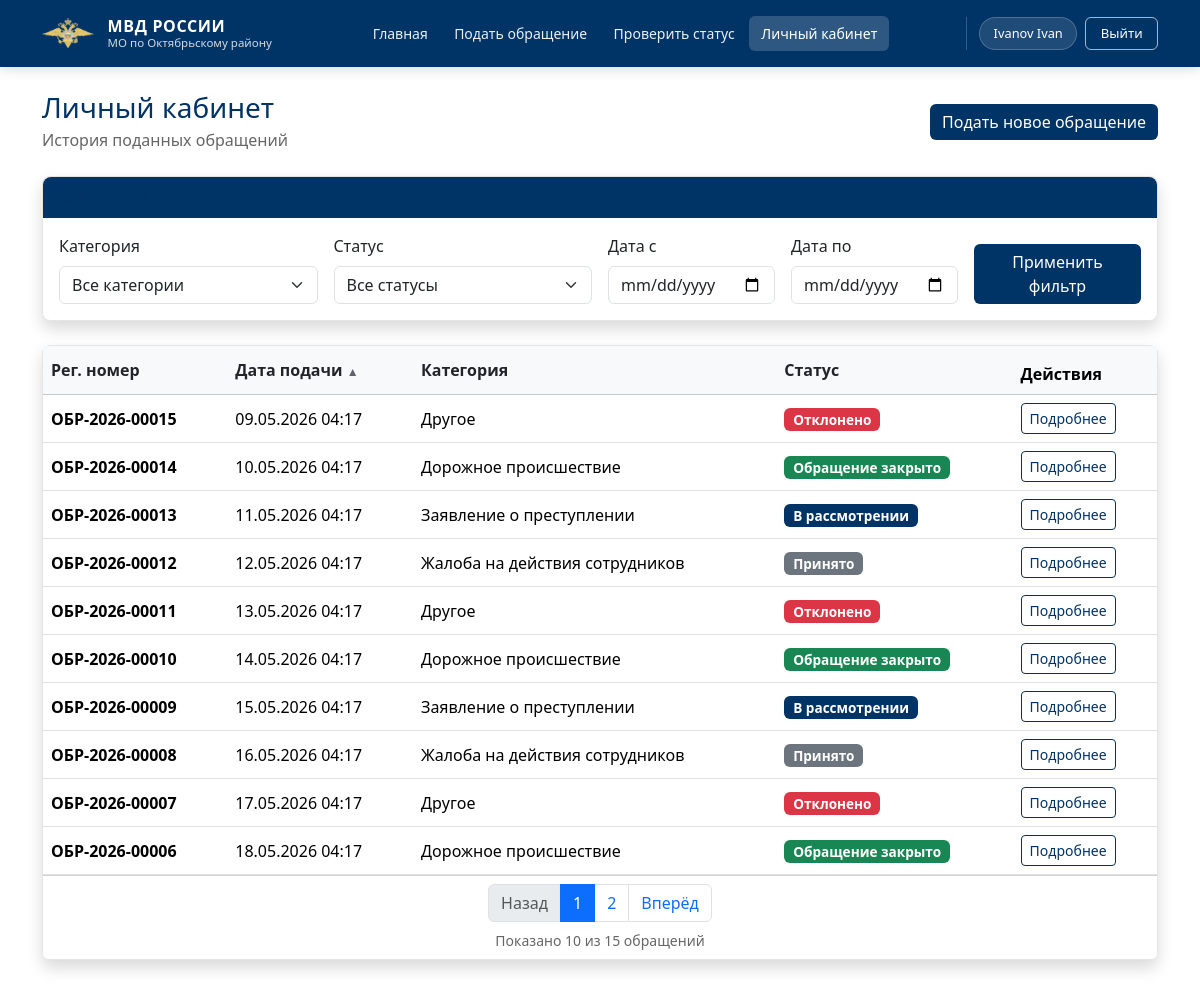
Screenshot of /cabinet?sort=date_submitted&order=asc&page=1 (signed in) with the database file from the repository.
### models.py (models this page shows, shortened)
class User(UserMixin, db.Model):
    id = db.Column(db.Integer, primary_key=True)
    email = db.Column(db.String(120), unique=True, nullable=False)
    password_hash = db.Column(db.String(256), nullable=False)
    last_name = db.Column(db.String(80), nullable=False, default='')
    first_name = db.Column(db.String(80), nullable=False, default='')
    patronymic = db.Column(db.String(80))
    full_name = db.Column(db.String(150))
    phone = db.Column(db.String(20))
    address = db.Column(db.String(300))
    email_verified = db.Column(db.Boolean, default=True, nullable=False)
    email_verify_code = db.Column(db.String(6))
    email_verify_expires = db.Column(db.DateTime)
    reset_token = db.Column(db.String(128))
    reset_token_expires = db.Column(db.DateTime)
    role = db.Column(db.String(20), nullable=False, default='citizen')
    appeals = db.relationship('Appeal', backref='user', lazy=True)
    @property
    def fio(self):
        parts = [self.last_name, self.first_name, self.patronymic or '']
        return ' '.join(p for p in parts if p).strip() or (self.full_name or '')
    @property
    def is_staff(self):
        return self.role == 'staff'

class Appeal(db.Model):
    id = db.Column(db.Integer, primary_key=True)
    registration_number = db.Column(db.String(30), unique=True, nullable=False)
    user_id = db.Column(db.Integer, db.ForeignKey('user.id'), nullable=True)
    is_anonymous = db.Column(db.Boolean, default=False)
    category = db.Column(db.String(50), nullable=False, default='other')
    status = db.Column(db.String(50), nullable=False, default='received')
    last_name = db.Column(db.String(80))
    first_name = db.Column(db.String(80))
    patronymic = db.Column(db.String(80))
    full_name = db.Column(db.String(150))
    phone = db.Column(db.String(20))
    email = db.Column(db.String(120))
    address = db.Column(db.String(300))
    appeal_text = db.Column(db.Text, nullable=False)
    photo_path = db.Column(db.String(300))
    date_submitted = db.Column(db.DateTime, default=datetime.utcnow)
    files = db.relationship('AppealFile', backref='appeal', lazy=True, cascade='all, delete-orphan')
    status_history = db.relationship('AppealStatusHistory', backref='appeal', lazy=True, cascade='all, delete-orphan')
    rating = db.relationship('AppealRating', backref='appeal', uselist=False, cascade='all, delete-orphan')
    @property
    def category_label(self):
        return APPEAL_CATEGORIES.get(self.category, self.category)
    @property
    def status_label(self):
        return APPEAL_STATUSES.get(self.status, self.status)

### app.py (the view)
@app.route('/cabinet')
@login_required
def cabinet():
    if current_user.is_staff:
        return redirect(url_for('staff_panel'))
    category = request.args.get('category', '')
    status = request.args.get('status', '')
    date_from = request.args.get('date_from', '')
    date_to = request.args.get('date_to', '')
    sort = request.args.get('sort', 'date_submitted')
    order = request.args.get('order', 'desc')
    page = request.args.get('page', 1, type=int)
    query = apply_appeal_filters(user_appeals_query(current_user), category, status, date_from, date_to)
    sort_column = SORT_COLUMNS.get(sort, Appeal.date_submitted)
    query = query.order_by(sort_column.asc() if order == 'asc' else sort_column.desc())
    pagination = query.paginate(page=page, per_page=PER_PAGE, error_out=False)
    filters = {'category': category, 'status': status, 'date_from': date_from, 'date_to': date_to, 'sort': sort, 'order': order}
    def sort_url(column):
        new_order = 'asc' if sort == column and order == 'desc' else 'desc' if sort == column else 'asc'
        return build_cabinet_url(category=category, status=status, date_from=date_from, date_to=date_to, sort=column, order=new_order, page=1)
    def page_url(page_num):
        return build_cabinet_url(category=category, status=status, date_from=date_from, date_to=date_to, sort=sort, order=order, page=page_num)
    return render_template('cabinet.html', appeals=pagination.items, pagination=pagination, categories=APPEAL_CATEGORIES, statuses=APPEAL_STATUSES, filters=filters, sort_url=sort_url, page_url=page_url, sort=sort, order=order)

### templates/cabinet.html (shortened to what this page needs)
{% extends "base.html" %}
{% block content %}
<div class="d-flex justify-content-between align-items-center mb-4">
    <div>
        <h3 class="mb-1">Личный кабинет</h3>
        <p class="text-muted mb-0">История поданных обращений</p>
    </div>
    <a href="{{ url_for('index') }}" class="btn btn-primary">Подать новое обращение</a>
</div>
<div class="card shadow mb-4">
    <div class="card-header bg-white">
        <h5 class="mb-0">Фильтры</h5>
    </div>
    <div class="card-body">
        <form method="GET" action="{{ url_for('cabinet') }}" class="row g-3 align-items-end">
            <div class="col-md-3">
                <label class="form-label">Категория</label>
                <select name="category" class="form-select">
                    <option value="">Все категории</option>
                </select>
            </div>
            <div class="col-md-3">
                <label class="form-label">Статус</label>
                <select name="status" class="form-select">
                    <option value="">Все статусы</option>
                </select>
            </div>
            <div class="col-md-2">
                <label class="form-label">Дата с</label>
                <input type="date" name="date_from" class="form-control" value="{{ filters.date_from }}">
            </div>
            <div class="col-md-2">
                <label class="form-label">Дата по</label>
                <input type="date" name="date_to" class="form-control" value="{{ filters.date_to }}">
            </div>
            <div class="col-md-2">
                <button type="submit" class="btn btn-primary w-100">Применить фильтр</button>
            </div>
        </form>
    </div>
</div>
<div class="card shadow">
    <div class="card-body p-0">
        <div class="table-responsive">
            <table class="table table-hover mb-0 align-middle">
                <thead class="table-light">
                    <tr>
                        <th class="sortable-header">
                            <a href="{{ sort_url('registration_number') }}" class="text-decoration-none text-dark">
                                Рег. номер
                            </a>
                        </th>
                        <th class="sortable-header">
                            <a href="{{ sort_url('date_submitted') }}" class="text-decoration-none text-dark">
                                Дата подачи
                                {% if sort == 'date_submitted' %}
                                <span class="sort-indicator">{{ '▲' if order == 'asc' else '▼' }}</span>
                                {% endif %}
                            </a>
                        </th>
                        <th class="sortable-header">
                            <a href="{{ sort_url('category') }}" class="text-decoration-none text-dark">
                                Категория
                            </a>
                        </th>
                        <th class="sortable-header">
                            <a href="{{ sort_url('status') }}" class="text-decoration-none text-dark">
                                Статус
                            </a>
                        </th>
                        <th>Действия</th>
                    </tr>
                </thead>
                <tbody>
                    {% if appeals %}
                        {% for appeal in appeals %}
                        <tr>
                            <td><strong>{{ appeal.registration_number }}</strong></td>
                            <td>{{ appeal.date_submitted.strftime('%d.%m.%Y %H:%M') }}</td>
                            <td>{{ appeal.category_label }}</td>
                            <td>
                                {% if appeal.status == 'received' %}
                                <span class="badge bg-secondary status-badge">{{ appeal.status_label }}</span>
                                {% elif appeal.status == 'in_progress' %}
                                <span class="badge bg-primary status-badge">{{ appeal.status_label }}</span>
                                {% elif appeal.status == 'closed' %}
                                <span class="badge bg-success status-badge">{{ appeal.status_label }}</span>
                                {% else %}
                                <span class="badge bg-danger status-badge">{{ appeal.status_label }}</span>
                                {% endif %}
                            </td>
                            <td>
                                <a href="{{ url_for('appeal_detail', appeal_id=appeal.id) }}" class="btn btn-sm btn-outline-primary">
                                    Подробнее
                                </a>
                            </td>
                        </tr>
                        {% endfor %}
                    {% else %}
                        <tr>
                            <td colspan="5" class="text-center text-muted py-5">
                                Обращений не найдено. <a href="{{ url_for('index') }}">Подать обращение</a>
                            </td>
                        </tr>
                    {% endif %}
                </tbody>
            </table>
        </div>
    </div>
    {% if pagination.pages > 1 %}
    <div class="card-footer bg-white">
        <nav aria-label="Навигация по страницам">
            <ul class="pagination justify-content-center mb-0 flex-wrap">
                <li class="page-item {% if not pagination.has_prev %}disabled{% endif %}">
                    <a class="page-link" href="{{ page_url(pagination.prev_num) if pagination.has_prev else '#' }}">Назад</a>
                </li>
                {% for page_num in pagination.iter_pages(left_edge=1, right_edge=1, left_current=2, right_current=2) %}
                    {% if page_num %}
                    <li class="page-item {% if page_num == pagination.page %}active{% endif %}">
                        <a class="page-link" href="{{ page_url(page_num) }}">{{ page_num }}</a>
                    </li>
                    {% else %}
                    <li class="page-item disabled"><span class="page-link">…</span></li>
                    {% endif %}
                {% endfor %}
                <li class="page-item {% if not pagination.has_next %}disabled{% endif %}">
                    <a class="page-link" href="{{ page_url(pagination.next_num) if pagination.has_next else '#' }}">Вперёд</a>
                </li>
            </ul>
        </nav>
        <p class="text-center text-muted small mt-2 mb-0">
            Показано {{ appeals|length }} из {{ pagination.total }} обращений
        </p>
    </div>
    {% endif %}
</div>
{% endblock %}

### templates/base.html (shortened to what this page needs)
<!DOCTYPE html>
<html lang="ru">
<head>
    <link href="https://cdn.jsdelivr.net/npm/bootstrap@5.3.3/dist/css/bootstrap.min.css" rel="stylesheet">
    <link href="{{ url_for('static', filename='css/style.css') }}" rel="stylesheet">
</head>
<body>
    <nav class="navbar navbar-expand-lg site-navbar">
        <div class="container-xl">
            <a class="navbar-brand site-brand" href="{{ url_for('index') }}">
                <img src="{{ url_for('static', filename='img/mvd_emblem.png') }}"
                     alt="Эмблема МВД" class="navbar-emblem">
                <div class="site-brand-text">
                    <span class="site-brand-title">МВД РОССИИ</span>
                    <span class="site-brand-subtitle">МО по Октябрьскому району</span>
                </div>
            </a>
            <div class="collapse navbar-collapse" id="navbarNav">
                <ul class="navbar-nav site-nav mx-lg-auto">
                    <li class="nav-item">
                        <a class="nav-link {% if request.endpoint == 'index' %}active{% endif %}"
                           href="{{ url_for('index') }}">Главная</a>
                    </li>
                    <li class="nav-item">
                        <a class="nav-link {% if request.endpoint == 'submit_appeal' %}active{% endif %}"
                           href="{{ url_for('submit_appeal') }}">Подать обращение</a>
                    </li>
                    <li class="nav-item">
                        <a class="nav-link {% if request.endpoint == 'check_status' %}active{% endif %}"
                           href="{{ url_for('check_status') }}">Проверить статус</a>
                    </li>
                    {% if current_user.is_authenticated %}
                    {% if current_user.is_staff %}
                    <li class="nav-item">
                        <a class="nav-link {% if request.endpoint in ('staff_panel', 'staff_appeal_detail') %}active{% endif %}"
                           href="{{ url_for('staff_panel') }}">Панель сотрудника</a>
                    </li>
                    {% else %}
                    <li class="nav-item">
                        <a class="nav-link {% if request.endpoint in ('cabinet', 'appeal_detail') %}active{% endif %}"
                           href="{{ url_for('cabinet') }}">Личный кабинет</a>
                    </li>
                    {% endif %}
                    {% endif %}
                </ul>
                <ul class="navbar-nav site-nav-user align-items-lg-center">
                    {% if current_user.is_authenticated %}
                    <li class="nav-item">
                        <span class="user-badge" title="{{ current_user.fio }}">{{ current_user.fio }}</span>
                    </li>
                    <li class="nav-item">
                        <a class="btn btn-nav-outline" href="{{ url_for('logout') }}">Выйти</a>
                    </li>
                    {% endif %}
                </ul>
            </div>
        </div>
    </nav>
    <main class="container-xl py-4">
        {% block content %}{% endblock %}
    </main>
</body>
</html>

### rows the page displays
User: fio "Ivanov Ivan"
Appeal: registration_number "ОБР-2026-00015", date_submitted "09.05.2026 04:17", category_label "Другое", status_label "Отклонено"
Appeal: registration_number "ОБР-2026-00014", date_submitted "10.05.2026 04:17", category_label "Дорожное происшествие", status_label "Обращение закрыто"
Appeal: registration_number "ОБР-2026-00013", date_submitted "11.05.2026 04:17", category_label "Заявление о преступлении", status_label "В рассмотрении"
Appeal: registration_number "ОБР-2026-00012", date_submitted "12.05.2026 04:17", category_label "Жалоба на действия сотрудников", status_label "Принято"
Appeal: registration_number "ОБР-2026-00011", date_submitted "13.05.2026 04:17", category_label "Другое", status_label "Отклонено"
Appeal: registration_number "ОБР-2026-00010", date_submitted "14.05.2026 04:17", category_label "Дорожное происшествие", status_label "Обращение закрыто"
Appeal: registration_number "ОБР-2026-00009", date_submitted "15.05.2026 04:17", category_label "Заявление о преступлении", status_label "В рассмотрении"
Appeal: registration_number "ОБР-2026-00008", date_submitted "16.05.2026 04:17", category_label "Жалоба на действия сотрудников", status_label "Принято"
Appeal: registration_number "ОБР-2026-00007", date_submitted "17.05.2026 04:17", category_label "Другое", status_label "Отклонено"
Appeal: registration_number "ОБР-2026-00006", date_submitted "18.05.2026 04:17", category_label "Дорожное происшествие", status_label "Обращение закрыто"

### other values shown
{{ '▲' if order == 'asc' else '▼' }} "▲"
{{ page_num }} "1" "2"
{{ appeals|length }} "10"
{{ pagination.total }} "15"
